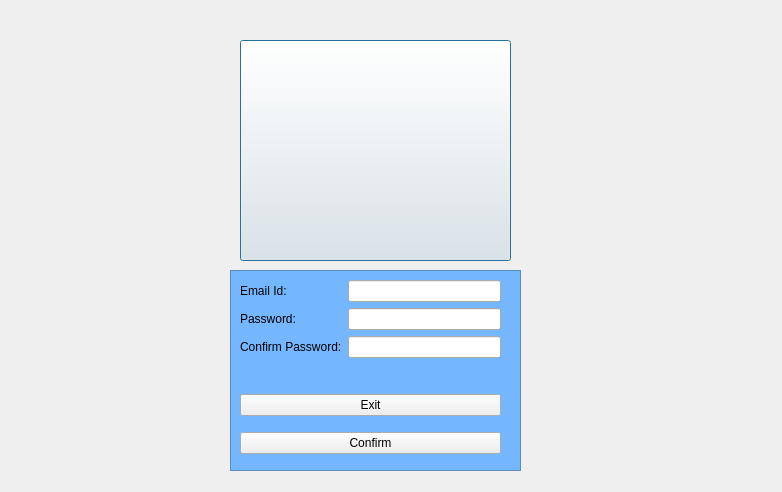
<?xml version="1.0" encoding="UTF-8"?>
<ui version="4.0">
 <class>Dialog</class>
 <widget class="QDialog" name="Dialog">
  <property name="geometry">
   <rect>
    <x>0</x>
    <y>0</y>
    <width>782</width>
    <height>492</height>
   </rect>
  </property>
  <property name="windowTitle">
   <string>Dialog</string>
  </property>
  <widget class="QPushButton" name="pushButton">
   <property name="geometry">
    <rect>
     <x>240</x>
     <y>40</y>
     <width>271</width>
     <height>221</height>
    </rect>
   </property>
   <property name="styleSheet">
    <string notr="true">QPushButton
{
background-image:url(&quot;C:/Users/samat/OneDrive/Documents/SimpleLoginForm_212218205044/styles/signup.png&quot;);
}</string>
   </property>
   <property name="text">
    <string/>
   </property>
  </widget>
  <widget class="QFrame" name="frame">
   <property name="geometry">
    <rect>
     <x>230</x>
     <y>270</y>
     <width>291</width>
     <height>201</height>
    </rect>
   </property>
   <property name="styleSheet">
    <string notr="true">QFrame
{
background:#74b7ff;
}</string>
   </property>
   <property name="frameShape">
    <enum>QFrame::StyledPanel</enum>
   </property>
   <property name="frameShadow">
    <enum>QFrame::Raised</enum>
   </property>
   <widget class="QWidget" name="">
    <property name="geometry">
     <rect>
      <x>10</x>
      <y>10</y>
      <width>261</width>
      <height>103</height>
     </rect>
    </property>
    <layout class="QFormLayout" name="formLayout">
     <item row="0" column="0">
      <widget class="QLabel" name="label">
       <property name="text">
        <string>Email Id:</string>
       </property>
      </widget>
     </item>
     <item row="0" column="1">
      <widget class="QLineEdit" name="lineEdit"/>
     </item>
     <item row="1" column="0">
      <widget class="QLabel" name="label_2">
       <property name="text">
        <string>Password:</string>
       </property>
      </widget>
     </item>
     <item row="1" column="1">
      <widget class="QLineEdit" name="lineEdit_2"/>
     </item>
     <item row="2" column="0">
      <widget class="QLabel" name="label_3">
       <property name="text">
        <string>Confirm Password:</string>
       </property>
      </widget>
     </item>
     <item row="2" column="1">
      <widget class="QLineEdit" name="lineEdit_3"/>
     </item>
    </layout>
   </widget>
   <widget class="QWidget" name="">
    <property name="geometry">
     <rect>
      <x>10</x>
      <y>114</y>
      <width>261</width>
      <height>81</height>
     </rect>
    </property>
    <layout class="QVBoxLayout" name="verticalLayout">
     <item>
      <widget class="QPushButton" name="exit">
       <property name="text">
        <string>Exit</string>
       </property>
      </widget>
     </item>
     <item>
      <widget class="QPushButton" name="confirm">
       <property name="text">
        <string>Confirm</string>
       </property>
      </widget>
     </item>
    </layout>
   </widget>
  </widget>
 </widget>
 <resources/>
 <connections/>
</ui>
